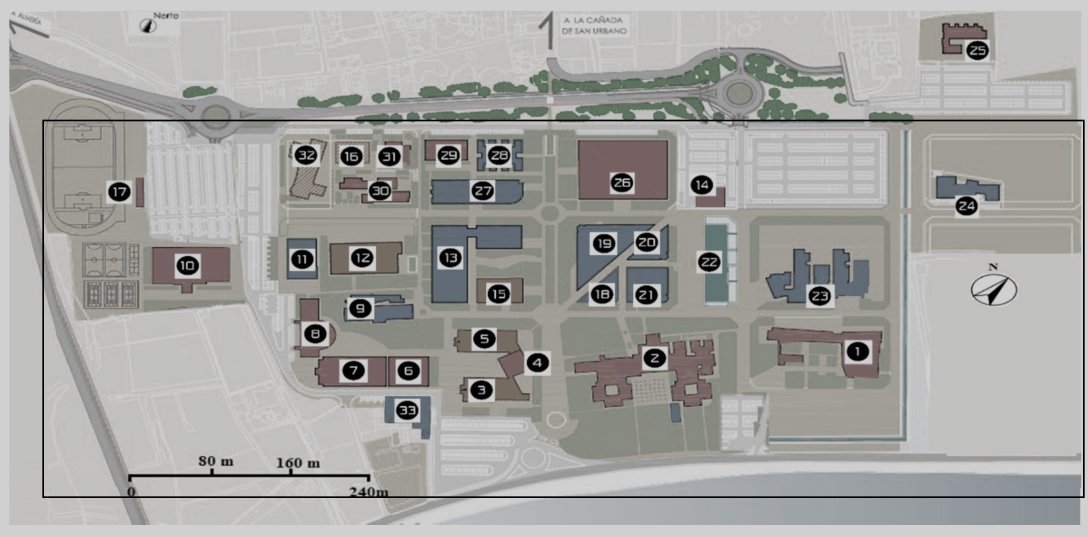
#> input picture images/sustainability-12-01336-g001.jpg, 3264 x 1611 px, found by its file name (shown at 1/3 size)
$ python red_streets.py
#> lines starting #> are read from the running program, lines starting #| are printed output that depends on the picture; after the words box and inside, x2 and y2 are one past the last pixel; in counts of white or black regions, pixels touching at a corner belong together
import cv2
import numpy as np
import matplotlib.pyplot as plt

def resaltar_colores_en_area(image_path, colores_hex, area_coords, output_path=None):
    """
    Resalta colores específicos dentro de un área delimitada en la imagen.

    :param image_path: Ruta de la imagen a procesar.
    :param colores_hex: Lista de colores en formato hexadecimal.
    :param area_coords: Coordenadas del área (x1, y1, x2, y2).
    :param output_path: Ruta opcional para guardar la imagen resultante.
    """
#> called with image_path = 'images/sustainability-12-01336-g001.jpg', area_coords = (130, 365, 3250, 1490), output_path = 'colores_resaltados_area.jpg'
    # Cargar la imagen en formato BGR
    image = cv2.imread(image_path, cv2.IMREAD_COLOR)
#> image is the input picture: shape (1611, 3264, 3); mean B, G, R 161.8, 164.5, 164.8
    if image is None:
        print("Error: No se pudo cargar la imagen. Verifica la ruta.")
        return

    # Convertir la imagen de BGR a RGB
    image_rgb = cv2.cvtColor(image, cv2.COLOR_BGR2RGB)

    # Extraer la región de interés (ROI) usando las coordenadas
    x1, y1, x2, y2 = area_coords
    roi = image_rgb[y1:y2, x1:x2]
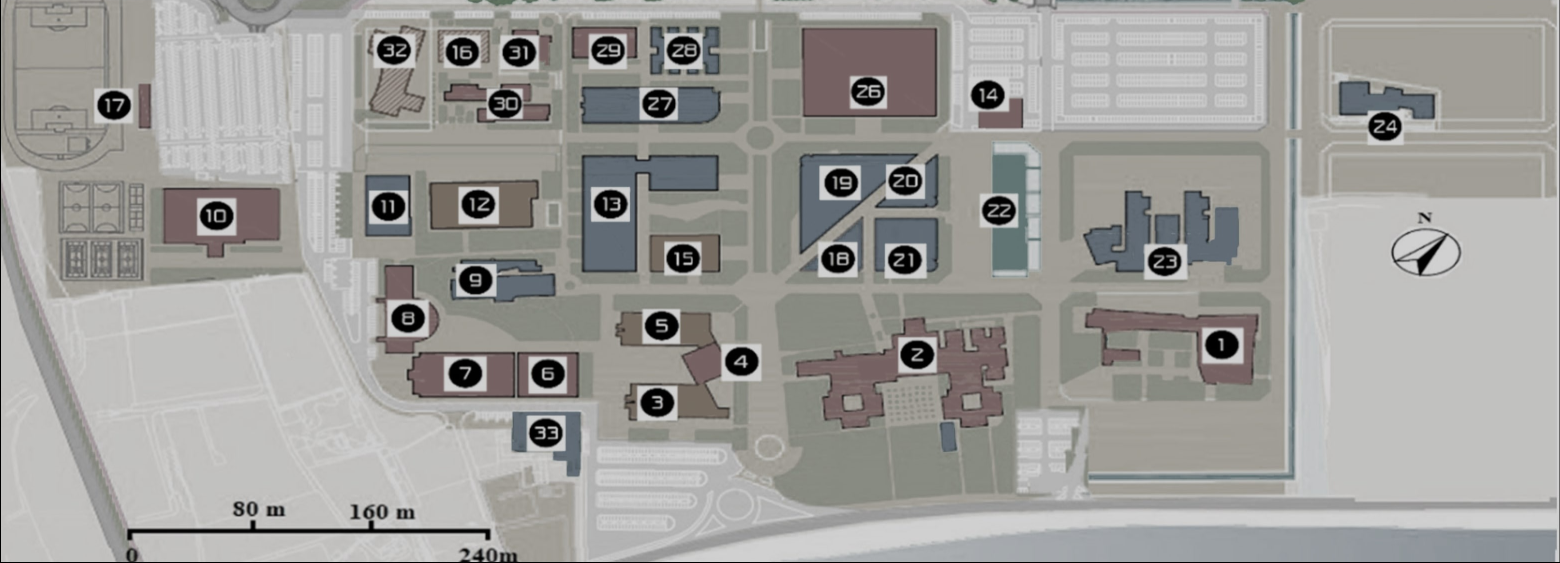
#> roi: shape (1125, 3120, 3) (shown at 1/2 size); mean R, G, B 158.7, 157.8, 154.7

    # Convertir los colores HEX a RGB
    colores_rgb = [tuple(int(color[i:i+2], 16) for i in (1, 3, 5)) for color in colores_hex]

    # Crear una máscara para los colores específicos dentro del ROI
    mask = np.zeros(roi.shape[:2], dtype=np.uint8)
    for color in colores_rgb:
        lower_bound = np.array([c - 10 for c in color], dtype=np.uint8)
        upper_bound = np.array([c + 10 for c in color], dtype=np.uint8)
        color_mask = cv2.inRange(roi, lower_bound, upper_bound)
        mask = cv2.bitwise_or(mask, color_mask)
#> this loop made 3 passes
#> pass 1, in resaltar_colores_en_area, `color_mask = cv2.inRange(roi, lower_bound, upper_bound)`:
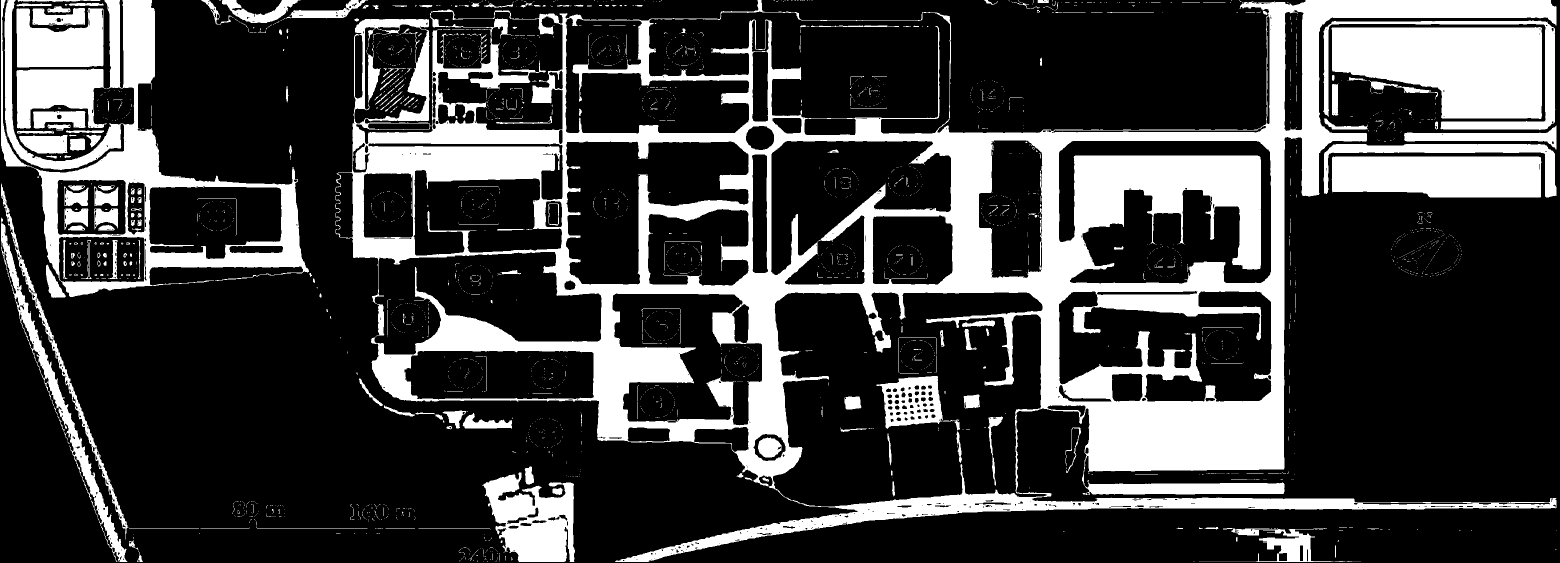
#> color_mask: shape (1125, 3120) (shown at 1/2 size); 25% white; 3087 white regions (2830 under 20 px), largest, box (x1, y1, x2, y2) and area: (670, 0, 3113, 1124) 550112, (2, 0, 618, 594) 69148, (2663, 54, 3084, 238) 59438
#> after the loop:
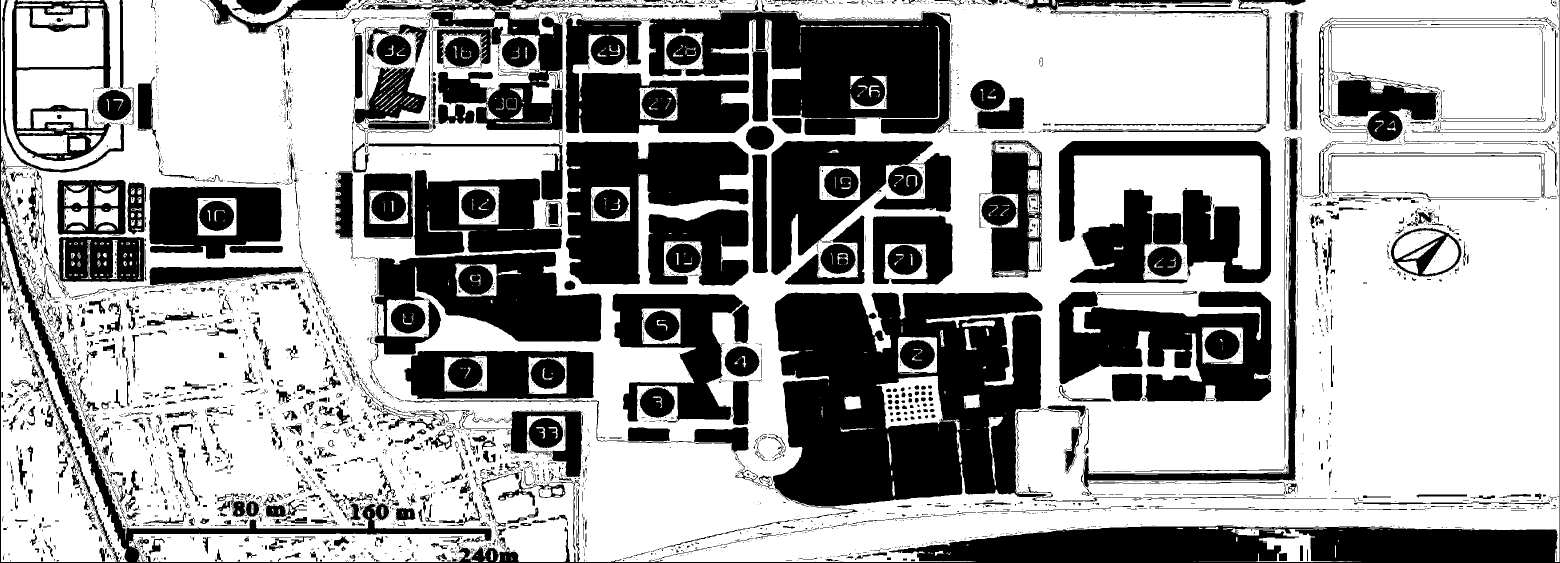
#> mask: shape (1125, 3120) (shown at 1/2 size); 63.3% white; 5530 black regions (4424 under 20 px), largest, box (x1, y1, x2, y2) and area: (1546, 585, 2094, 1013) 175475, (0, 0, 3120, 1125) 107677, (1298, 23, 1900, 267) 88520

    # Resaltar las áreas coincidentes en rojo
    roi[mask > 0] = [255, 0, 0]
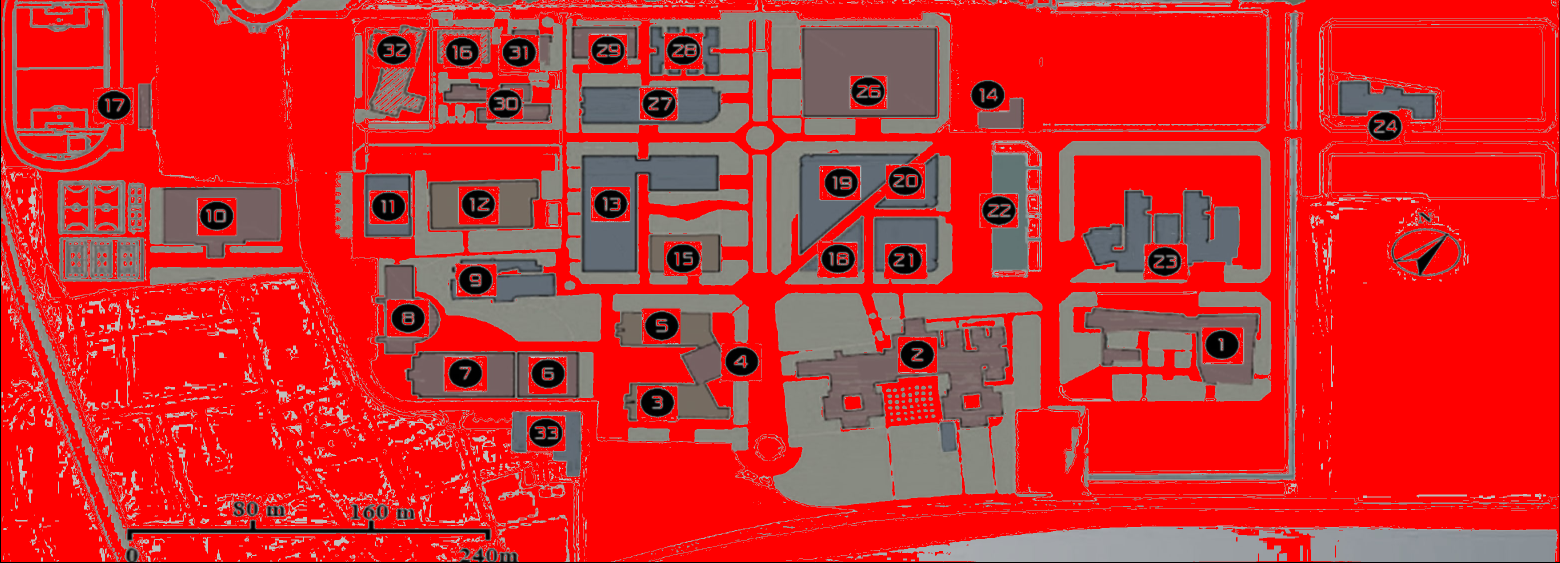
#> roi: shape (1125, 3120, 3) (shown at 1/2 size); mean R, G, B 206.4, 44.8, 43.8

    # Reintegrar la región modificada a la imagen original
    highlighted_image = image_rgb.copy()
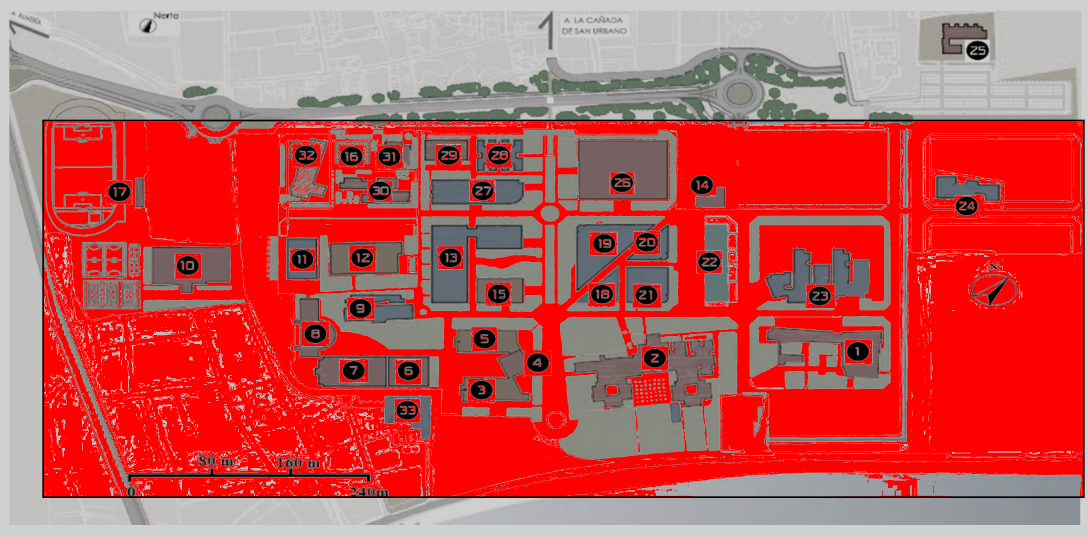
#> highlighted_image: shape (1611, 3264, 3) (shown at 1/3 size); mean R, G, B 196.7, 89.1, 87.8
    highlighted_image[y1:y2, x1:x2] = roi

    # Mostrar la imagen resultante
    plt.figure(figsize=(12, 8))
    plt.imshow(highlighted_image)
    plt.title("Colores Resaltados en el Área Delimitada")
    plt.axis("off")
    plt.show()

    # Guardar la imagen si se especifica una ruta
    if output_path:
        cv2.imwrite(output_path, cv2.cvtColor(highlighted_image, cv2.COLOR_RGB2BGR))
        print(f"Imagen guardada en: {output_path}")

# Ejemplo de uso
image_path = "images/sustainability-12-01336-g001.jpg"  # Ruta de la imagen
colores_hex = ["#A19E97", "#B4B4B4", "#C8C8C8"]  # Colores a resaltar
area_coords = (130, 365, 3250, 1490)  # Coordenadas aproximadas del área (x1, y1, x2, y2)
output_path = "colores_resaltados_area.jpg"  # Opcional: guarda la imagen

resaltar_colores_en_area(image_path, colores_hex, area_coords, output_path)

$ run again, with images/colores_resaltados_area.jpg copied over images/sustainability-12-01336-g001.jpg
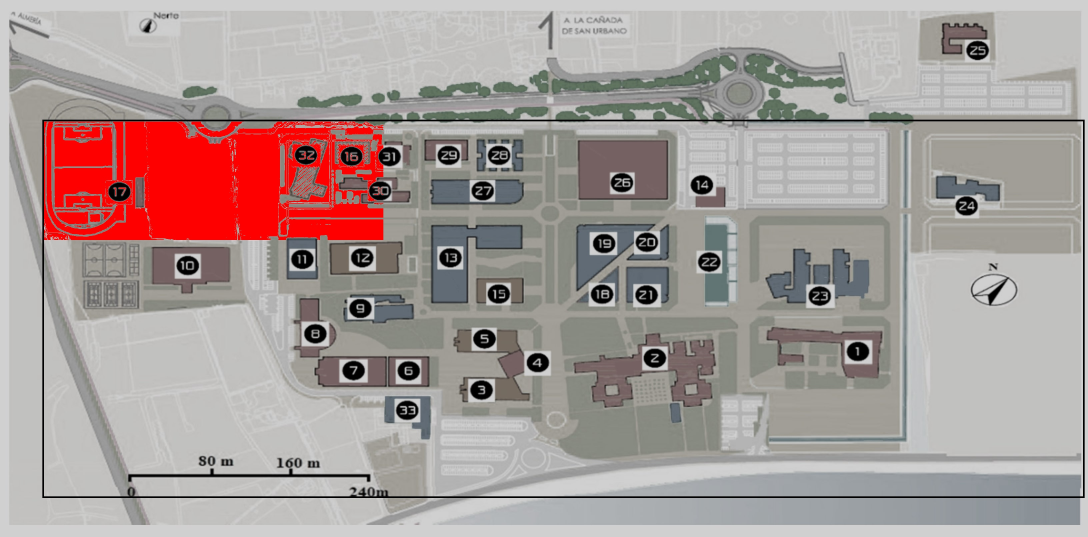
#> input picture images/colores_resaltados_area.jpg, 3264 x 1611 px, found by its file name (shown at 1/3 size)
#> in resaltar_colores_en_area, image is the input picture: shape (1611, 3264, 3); mean B, G, R 152.8, 155.3, 168.9
#> the loop in resaltar_colores_en_area, `for color in colores_rgb:` made 3 passes
#> pass 1, in resaltar_colores_en_area, `color_mask = cv2.inRange(roi, lower_bound, upper_bound)`:
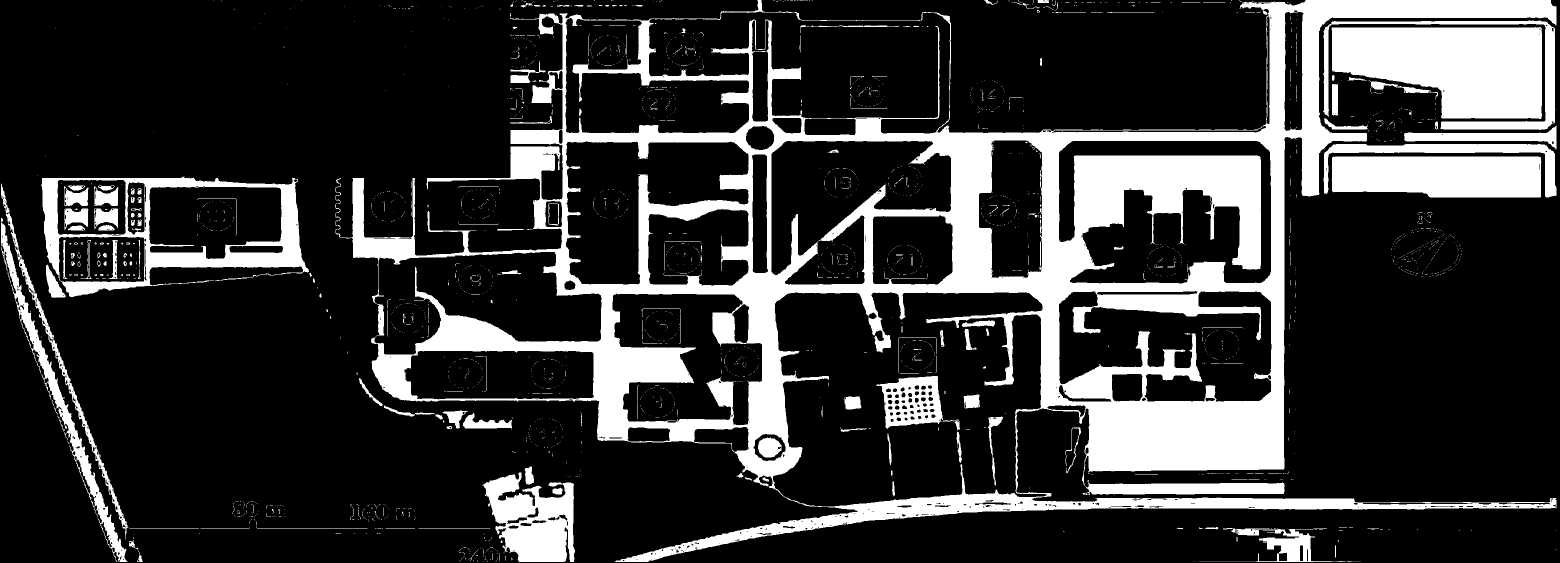
#> color_mask: shape (1125, 3120) (shown at 1/2 size); 21.1% white; 2786 white regions (2583 under 20 px), largest, box (x1, y1, x2, y2) and area: (671, 0, 3113, 1124) 503774, (2663, 54, 3084, 238) 59435, (2663, 313, 3083, 395) 32195
#> after the loop in resaltar_colores_en_area, `for color in colores_rgb:`:
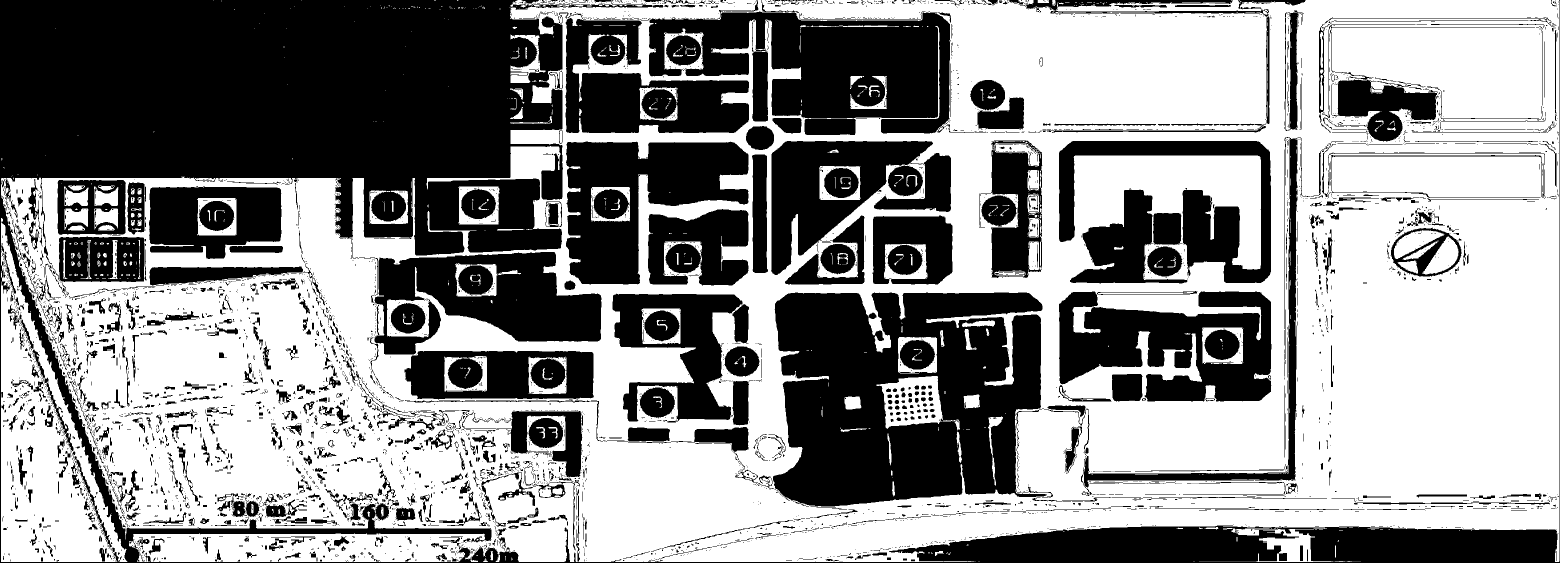
#> mask: shape (1125, 3120) (shown at 1/2 size); 55.4% white; 4903 black regions (3890 under 20 px), largest, box (x1, y1, x2, y2) and area: (0, 0, 3120, 1125) 536003, (1546, 585, 2094, 1013) 175472, (1298, 23, 1900, 267) 88467
